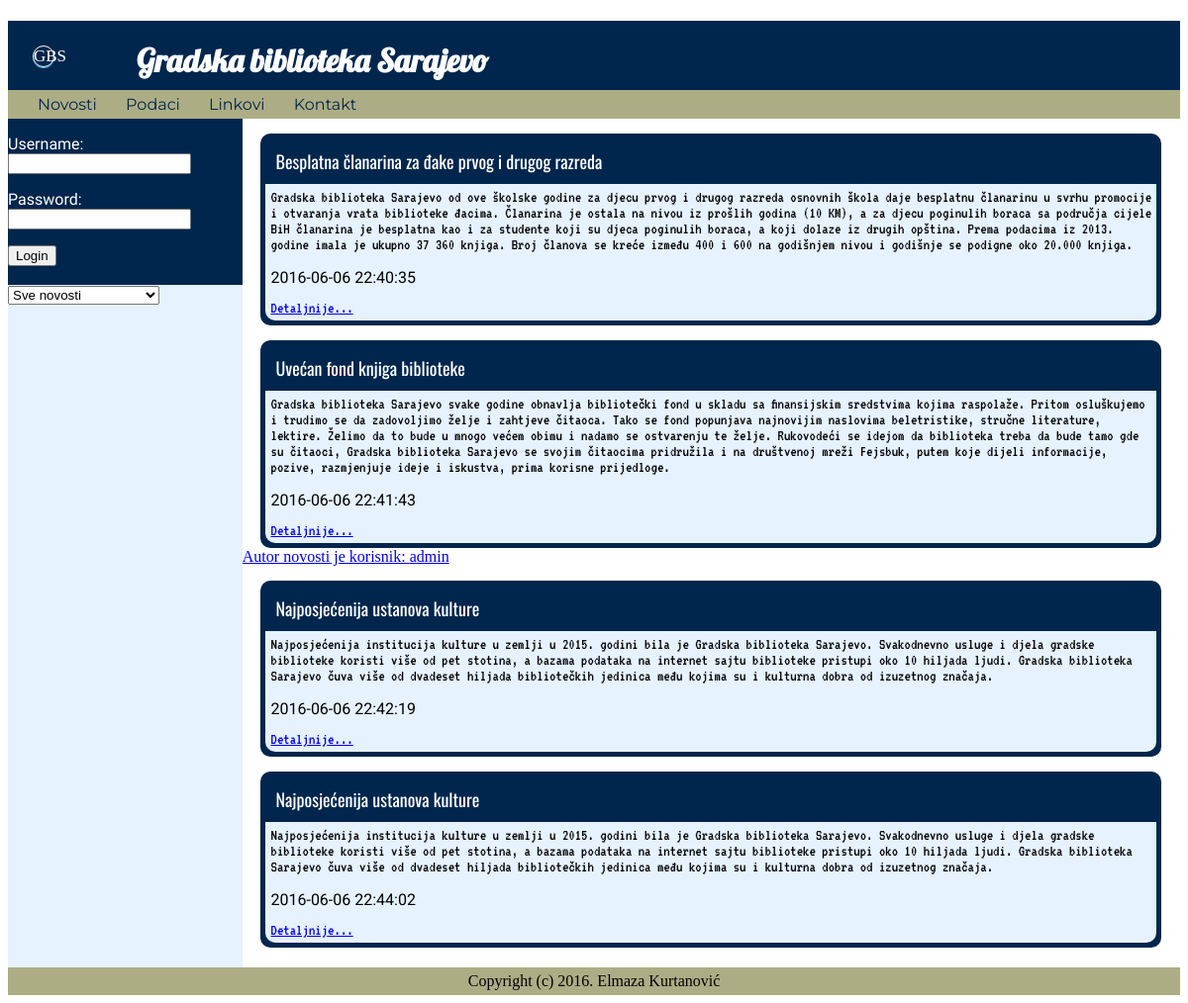
Page /index.php?vijest=10 on the committed database.
### tables this page shows
CREATE TABLE IF NOT EXISTS `novosti` (
  `id` int(11) NOT NULL AUTO_INCREMENT,
  `naslov` varchar(100) NOT NULL,
  `tekst` text NOT NULL,
  `idAutora` int(11) NOT NULL,
  `vrijeme` datetime NOT NULL,
  `otvoren` tinyint(1) NOT NULL,
  PRIMARY KEY (`id`),
  KEY `idAutora` (`idAutora`)
);

CREATE TABLE IF NOT EXISTS `autori` (
  `id` int(11) NOT NULL AUTO_INCREMENT,
  `username` varchar(50) NOT NULL,
  `password` varchar(50) NOT NULL,
  PRIMARY KEY (`id`)
);

### index.php (the view, shortened to what this page needs)
<!DOCTYPE html>
<html>
 <head>
  <link rel="stylesheet" type="text/css" href="stil.css">
 </head>
 <body>
  <div id="okvir">
   <div id="zaglavlje">
   <div class="wrapper">
     <div class="circle">
         <span id="text">GBS</span>
     </div>
 </div>
    <h1>Gradska biblioteka Sarajevo</h1>
	</div>
   <div id="meni">
    <ul>
     <li><a href="index.php">Novosti </a></li>
	 <li><a href="podaci.php">Podaci </a></li>
	 <li><a href="link.php">Linkovi </a></li>
	 <li><a href="kontakt.php">Kontakt </a></li>
    </ul>
   </div>
  <div id="novosti">
    <?php
        $veza = new PDO("mysql:dbname=biblioteka_baza;host=localhost;charset=utf8", "root", "");
        $veza->setAttribute(PDO::ATTR_ERRMODE, PDO::ERRMODE_EXCEPTION);
        if(isset($_GET['komentarNovost']) && $_GET['komentarNovost']!= '' ) {
	        $tekst = $_GET['komentarNovost'];
	        $novost = $_GET['idNovosti'];
	        $rezultat = $veza->exec("INSERT INTO komentari SET tekst = '$tekst', vrijeme = NOW(), idNovosti = '$novost'");
		}
        else $rezultat = $veza->query("select id, naslov, tekst, vrijeme, idAutora, otvoren from novosti");
        if(isset($_GET['komentarKomentar']) && $_GET['komentarKomentar'] != '') {
	        $tekst = $_GET['komentarKomentar'];
	        $novost = $_GET['idNovosti'];
	        $komentar = $_GET['idKomentara'];
	        $rezultatkom = $veza->exec("INSERT INTO komentari SET tekst = '$tekst', vrijeme = NOW(), komentarKomentara = '$komentar', idNovosti = '$novost'");
		}
        else $rezultat = $veza->query("select id, naslov, tekst, vrijeme, idAutora, otvoren from novosti");
        foreach($rezultat as $novost) {
	        $id = $novost['id'];
	        $idAutora = $novost['idAutora'];
	        $usernameAutor = "";
	        $rezultat4 = $veza->query("select username from autori where id = '$idAutora'");
	        foreach($rezultat4 as $usernameAutora) {
		        $usernameAutor = $usernameAutora['username'];
			}
		    print "<div class=\"okvir2\">";
		    print "<div class=\"novost1\">".$novost['naslov']."</div>";
		    print "<div class=\"tekstnovosti\">".$novost['tekst']. "<br><br>";
 		    print "<p class=\"datum\"></p><div class=\"vrijemeobjave\">".$novost['vrijeme']. "</div><br><br>";
		    print "<a href='index.php?vijest=$id'>Detaljnije...</a></div>";
            print " </div>";
            if(isset($_GET['vijest']) || isset($_GET['komentarNovost']) || isset($_GET['komentarKomentar'])) {
		        if(isset($_GET['vijest'])) $ID = $_GET['vijest'];
		        if($ID == $id) {
			        print "<a class=\"autor\" href='index.php?autor=$idAutora'> Autor novosti je korisnik: ".$usernameAutor."</a>";
				}
			}
		}
    ?>
  </div>
   <div id="lijevi">
        <div class="addnews">
        <?php
        if(!isset($_SESSION['loggedIn'])){
            print("
            <form class='loginforma' method='post'>
            <p class='username'>
            <label for'username'>Username:</label>
            <input name='username' type=text class='username' placeholder='' id='headlinearea' required/>
            </p>
            <p class='password'>
            <label for='password'>Password:</label>
            <input name='password' type=password class='password' placeholder='' id='headlinearea' required/>
            </p>
             <input type='submit' value='Login' id='loginbutton' name='loginbutton' />
            <br><br>
          </form>");
		}
        ?>
   <div class="Pretraga">
		<select id="izbornik" onchange="prikazi()">
			<option value="sve">Sve novosti</option>
		</select>
	</div>
   <br><br>
	</div>
   </div>
   <div id="podnozje">
    <p>Copyright (c) 2016. Elmaza Kurtanović</p>
   </div>
  </div>
 </body>
</html>

### stil.css (style rules this page uses)
body { background : white; }
#okvir { width : 100%; background : #e6f2ff; }
#zaglavlje { background : #00264d; height : 70px; }
.wrapper { position: absolute; margin : 25px; text-align: center; width: 20px; height: 20px; }
.circle { border-radius: 100%; width: 20px; height: 20px; border: 1px solid white; display: block; box-shadow: 0px 1px 0.5px #32AAEE; cursor: pointer; }
#text { font: Arial; font-size: 17px; color: white; }
h1 { text-indent : 130px; font-family : Lobster; color : white; padding-top : 20px; }
#meni { padding : 5px 5px; background : #adad85; }
#meni ul { margin : 0; padding : 0; }
#meni li { display : inline; padding-left : 25px; }
#meni li a { text-decoration : none; color : #00264d; font-family : Montserrat; }
.okvir2 { background : #00264d; width : 95%; border-radius : 10px; margin-left : auto; margin-right : auto; margin-top : 15px; color : white; padding : 5px; }
.novost1 { font-size : large; font-family : Oswald; padding : 10px; }
.tekstnovosti { overflow : auto; background : #e6f2ff; font-family : VT323; border-bottom-right-radius : 10px; border-bottom-left-radius : 10px; color : black; padding : 5px; }
.vrijemeobjave { font-family : Roboto; font-style : bold; float : left; }
#novosti { float: right; width : 80%; padding : 0; background: white; padding-bottom: 20px; }
#lijevi { clear: left; float : left; width : 20%; padding : 0; font-family : Dosis; }
#podnozje { clear : both; padding : 5px 10px; text-align : center; background : #adad85; color: black; }
#podnozje p { margin : 0; }
form { display: inline-block; margin-left: auto; margin-right: auto; text-align: left; background : #00264d; color : white; }

### rows in the picture
novosti: naslov "Besplatna članarina za đake prvog i drugog razreda", tekst "Gradska biblioteka Sarajevo od ove školske godine za djecu prvog i drugog razreda osnovnih škola daje besplatnu članarinu u svrhu promocije i otvaranja vrata biblioteke đacima. Članarina je ostala na nivou iz prošlih godina (10 KM), a za djecu poginulih boraca sa područja cijele BiH članarina je besplatna kao i za studente koji su djeca poginulih boraca, a koji dolaze iz drugih opština. Prema podacima iz 2013. godine imala je ukupno 37 360 knjiga. Broj članova se kreće između 400 i 600 na godišnjem nivou i godišnje se podigne oko 20.000 knjiga.", vrijeme "2016-06-06 22:40:35"
novosti: naslov "Uvećan fond knjiga biblioteke", tekst "Gradska biblioteka Sarajevo svake godine obnavlja bibliotečki fond u skladu sa finansijskim sredstvima kojima raspolaže. Pritom osluškujemo i trudimo se da zadovoljimo želje i zahtjeve čitaoca. Tako se fond popunjava najnovijim naslovima beletristike, stručne literature, lektire. Želimo da to bude u mnogo većem obimu i nadamo se ostvarenju te želje. Rukovodeći se idejom da biblioteka treba da bude tamo gde su čitaoci, Gradska biblioteka Sarajevo se svojim čitaocima pridružila i na društvenoj mreži Fejsbuk, putem koje dijeli informacije, pozive, razmjenjuje ideje i iskustva, prima korisne prijedloge.", vrijeme "2016-06-06 22:41:43", idAutora.username "admin"
novosti: naslov "Najposjećenija ustanova kulture", tekst "Najposjećenija institucija kulture u zemlji u 2015. godini bila je Gradska biblioteka Sarajevo. Svakodnevno usluge i djela gradske biblioteke koristi više od pet stotina, a bazama podataka na internet sajtu biblioteke pristupi oko 10 hiljada ljudi. Gradska biblioteka Sarajevo čuva više od dvadeset hiljada bibliotečkih jedinica među kojima su i kulturna dobra od izuzetnog značaja.", vrijeme "2016-06-06 22:42:19"
novosti: naslov "Najposjećenija ustanova kulture", tekst "Najposjećenija institucija kulture u zemlji u 2015. godini bila je Gradska biblioteka Sarajevo. Svakodnevno usluge i djela gradske biblioteke koristi više od pet stotina, a bazama podataka na internet sajtu biblioteke pristupi oko 10 hiljada ljudi. Gradska biblioteka Sarajevo čuva više od dvadeset hiljada bibliotečkih jedinica među kojima su i kulturna dobra od izuzetnog značaja.", vrijeme "2016-06-06 22:44:02"
